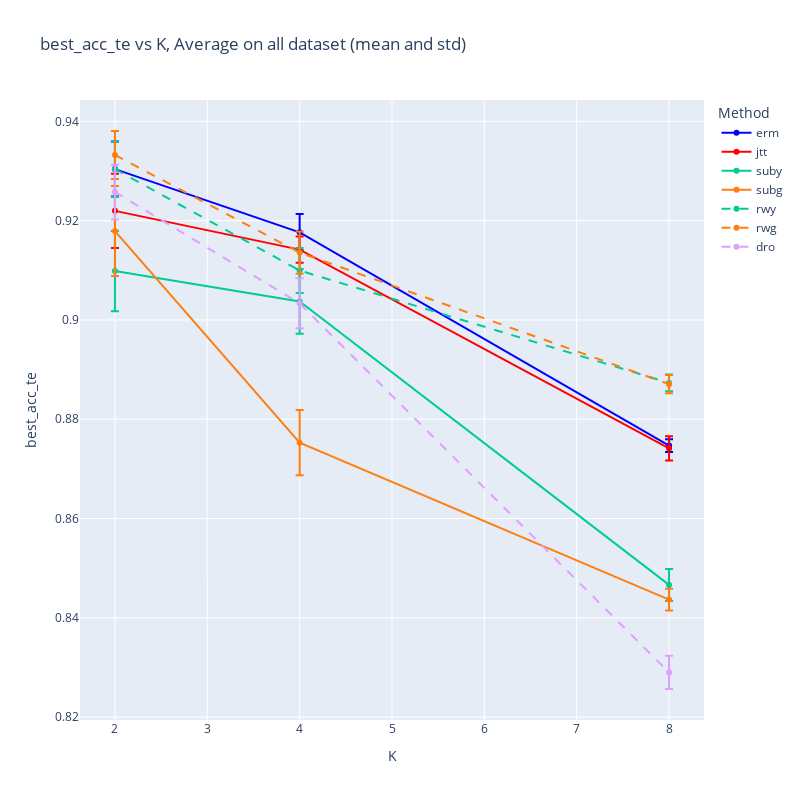

Write notebook code for a chart like this one.
### Markdown cell above
## a. best_acc_te

### Code cell
x_axis = 'K'
y_axis = 'best_acc_te' #'mean_grp_acc_te'
plot_graph_all(df_fix_mu, x_axis, y_axis,error_bars=ERROR_BARS, normalize=NORMALIZE)

### Figure 1 — Plotly figure (JSON) as saved in the notebook; plotly's stock layout.template omitted (floating-point values rounded to 4 significant figures)
{"data": [{"error_y": {"array": [0.005538, 0.003683, 0.001277], "type": "data", "visible": true}, "line": {"color": "blue", "dash": "solid"}, "mode": "lines+markers", "name": "erm", "type": "scatter", "x": [2, 4, 8], "y": [0.9304, 0.9176, 0.8747]}, {"error_y": {"array": [0.007462, 0.00265, 0.002442], "type": "data", "visible": true}, "line": {"color": "red", "dash": "solid"}, "mode": "lines+markers", "name": "jtt", "type": "scatter", "x": [2, 4, 8], "y": [0.922, 0.9142, 0.8741]}, {"error_y": {"array": [0.008071, 0.006532, 0.003229], "type": "data", "visible": true}, "line": {"color": "#00CC96", "dash": "solid"}, "mode": "lines+markers", "name": "suby", "type": "scatter", "x": [2, 4, 8], "y": [0.9098, 0.9037, 0.8466]}, {"error_y": {"array": [0.009069, 0.006553, 0.002188], "type": "data", "visible": true}, "line": {"color": "#ff7f0e", "dash": "solid"}, "mode": "lines+markers", "name": "subg", "type": "scatter", "x": [2, 4, 8], "y": [0.9179, 0.8753, 0.8437]}, {"error_y": {"array": [0.005516, 0.004519, 0.001706], "type": "data", "visible": true}, "line": {"color": "#00CC96", "dash": "dash"}, "mode": "lines+markers", "name": "rwy", "type": "scatter", "x": [2, 4, 8], "y": [0.9304, 0.91, 0.8873]}, {"error_y": {"array": [0.004836, 0.004253, 0.00185], "type": "data", "visible": true}, "line": {"color": "#ff7f0e", "dash": "dash"}, "mode": "lines+markers", "name": "rwg", "type": "scatter", "x": [2, 4, 8], "y": [0.9332, 0.9136, 0.8871]}, {"error_y": {"array": [0.005521, 0.005037, 0.003338], "type": "data", "visible": true}, "line": {"color": "#DEA0FD", "dash": "dash"}, "mode": "lines+markers", "name": "dro", "type": "scatter", "x": [2, 4, 8], "y": [0.9258, 0.9033, 0.829]}], "layout": {"height": 800, "legend": {"title": {"text": "Method"}}, "title": {"text": "best_acc_te vs K, Average on all dataset (mean and std)"}, "width": 800, "xaxis": {"title": {"text": "K"}}, "yaxis": {"title": {"text": "best_acc_te"}}}}
